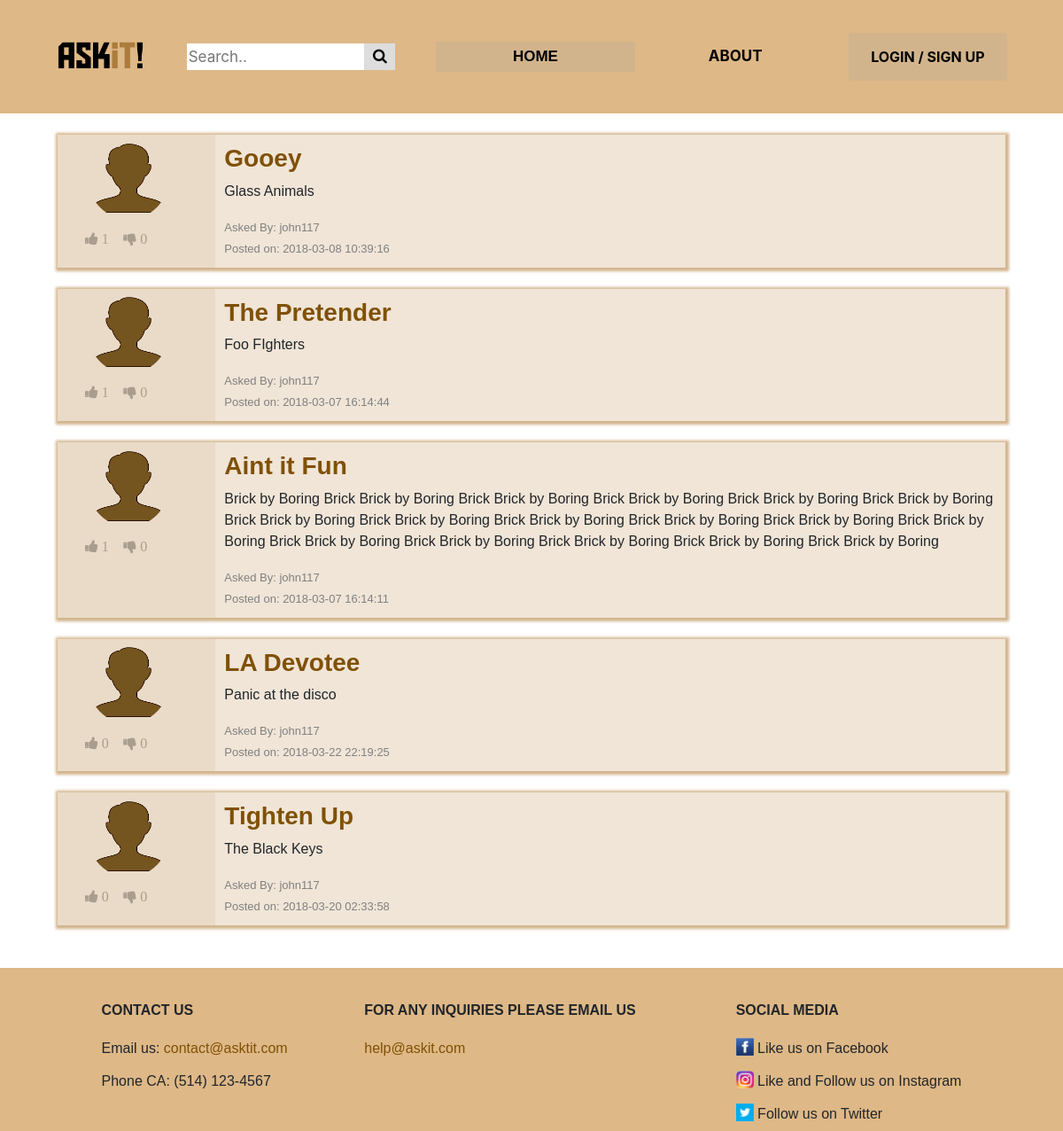
The app's page /home_page/homepage.php with its own data.
### tables this page shows
CREATE TABLE IF NOT EXISTS `questions` (
  `id` int(11) NOT NULL AUTO_INCREMENT,
  `account_id` int(11) DEFAULT NULL,
  `header` varchar(100) NOT NULL DEFAULT 'Ain''t it Fun',
  `content` varchar(500) NOT NULL DEFAULT 'Brick by Boring Brick',
  `date` timestamp NOT NULL DEFAULT CURRENT_TIMESTAMP,
  `upvotes` mediumint(8) UNSIGNED NOT NULL DEFAULT '0',
  `downvotes` mediumint(8) UNSIGNED NOT NULL DEFAULT '0',
  `tags` varchar(100) NOT NULL DEFAULT 'noob',
  PRIMARY KEY (`id`),
  KEY `fk_questions_account_id` (`account_id`)
);

CREATE TABLE IF NOT EXISTS `accounts` (
  `id` int(11) NOT NULL AUTO_INCREMENT,
  `username` varchar(20) NOT NULL DEFAULT 'john117',
  `password` varchar(500) DEFAULT NULL,
  `name` varchar(25) NOT NULL DEFAULT 'default name',
  `last_name` varchar(25) NOT NULL DEFAULT 'default  last',
  `gender` set('Male','Female','Other') NOT NULL DEFAULT 'Male',
  `security_one` set('What is the first name of the person you first kissed?','What is the last name of the teacher who gave you your first failing grade?','What is your pets name?','What was the name of your elementary / primary school?','In what city or town does your nearest sibling live?','What was your childhood nickname?','What is the name of your favorite childhood friend?') DEFAULT 'What is the first name of the person you first kissed?',
  `security_two` set('In what city or town did your mother and father meet?','What is the middle name of your oldest child?','What is your favorite team?','What is your favorite movie?','What was your favorite sport in high school?','What was your favorite food as a child?','Who is your childhood sports hero?','What was the name of the company where you had your first job?') NOT NULL DEFAULT 'In what city or town did your mother and father meet?',
  `answer_one` varchar(20) NOT NULL DEFAULT 'a1',
  `answer_two` varchar(20) NOT NULL DEFAULT 'a2',
  `bio` varchar(500) NOT NULL DEFAULT 'Training to be like goku',
  `profession` set('Gamer','Student','Potatoe','Teacher','Professor','Hipster','Trainer','Sloth') NOT NULL DEFAULT 'Potatoe',
  `pin` varchar(4) DEFAULT NULL,
  `profile_picture_path` varchar(500) NOT NULL DEFAULT '../img/avatar2.png',
  PRIMARY KEY (`id`),
  UNIQUE KEY `username` (`username`)
);

### private/controllers/Vote.php (called while the page is built, shortened)
<?php
class Vote{
	public static function getClass($vote){
		return null;
	}
}

### public_html/home_page/homepage.php (the view, shortened to what this page needs)
<?php
  require "../../private/controllers/Vote.php";
  if($_SERVER["REQUEST_METHOD"] == "POST"){
    $log->lwrite("POST METHOD. for homepage.php");
  }
  else if($_SERVER["REQUEST_METHOD"] == "GET"){
    include('header.php');
    include_once('..\..\private\controllers\FavouriteController.php');
    echo "<link rel='stylesheet' type='text/css' href='../css/homepage.css'>";
      	$votes=[];
        $servername = $config['servername'];
        $username = $config['username'];
        $password = $config['password'];
        $dbname = $config['dbname'];
        $con = mysqli_connect($servername, $username, $password, $dbname) or die("Connection Failed");
   		$result = mysqli_query($con,"SELECT questions.*, accounts.username,accounts.profile_picture_path FROM questions AS questions INNER JOIN accounts ON accounts.id=questions.account_id ORDER BY upvotes DESC, downvotes, date DESC");
      echo "<main>";
      echo "<br><div class='container'>";
 		 while($info = mysqli_fetch_array($result,MYSQLI_ASSOC)) {
 		 	$vote=getVote($votes,$info['id']);
	        if($info['id']==$vote['ref_id']){
	          $vote_class=Vote::getClass($vote);
	        }else{
	          $vote_class=Vote::getClass(false);
	        }
	        echo "
	          <div class='form-group row questionBlock'>
              <div class='col-md-2 '>";
                $file_path=$info['profile_picture_path'];
            echo "<div class='col-md-10'><img class='circle_img' src=".$file_path."></div>";
            echo"
	            <div class='details vote_btns ".$vote_class." '>
  	            <form action= '.\Like.php?ref=questions&ref_id=".$info['id']."&vote=1&page=homepage.php' method='POST'>
  	              <button type='submit' class='vote_btn vote_like' ";
  	              if(!isset($_SESSION['userid'])){
  	              	echo "disabled";
  	              }
  	            echo "><i class='fa fa-thumbs-up'> ". $info['upvotes'] . "</i></button>
  	            </form>
  	            <form action='.\Like.php?ref=questions&ref_id=".$info['id']."&vote=-1&page=homepage.php' method='POST'>
  	              <button type='submit' class='vote_btn vote_dislike' ";
  	              if(!isset($_SESSION['userid'])){
  	              	echo "disabled";
  	              }
  	            echo "><i class='fa fa-thumbs-down'> ". $info['downvotes'] . "</i></button>
  	              </form>";
  	            echo "</div></div>
  	            <div class='col-md-10 question'>
  	              <div>
  	              <a href='questionThreadPage.php?questionid=".$info['id']."'>
  	                <h3><strong>" . $info['header'] . "</strong></h3></a>
  	              </div>
  	              <p>" . $info['content'] . "
  	              </p>
  	              <span class = questionByDetail>Asked By: " .$info['username']. "<br>
  	              Posted on: " . $info['date'] . "</span>
	            </div>
	          </div><br>";
      		}
      echo '</div></main>';
  }
  function getVote($votes,$info_id){
      return false;
    }
  include("footer.php");
?>

### public_html/css/header.css (style rules this page uses)
.container { position: relative; max-width: 1100px; font-family: helvetica, sans-serif; }
.container img { float: left; }
html, body { height: 100%; }

### public_html/css/homepage.css (style rules this page uses)
.questionBlock { background-color: #eadbc8; display: flex; flex-direction: row; justify-content: space-between; max-width: 1100px; margin: auto; -webkit-box-shadow: 1px 1px 3px 3px #D2B48C; box-shadow: 1px 1px 3px 3px #D2B48C; }
.details { height: auto; order: 1; align-self: center; padding: 10px; }
.question { order: 2; width: 90%; background-color: #F0E5D7; padding:10px; }
.vote_btns { float:left; padding-top: 3.2%; padding-bottom: 3%; }
.vote_btns form { display: inline-block; }
.vote_btn { border: none; cursor:pointer; background: transparent; }
.questionByDetail { color: #808080; font-size: 13px; }
.circle_img { width:100px; height:100px; border-radius: 50%; padding: 5%; }

### public_html/css/footer.css (style rules this page uses)
body { margin:0; padding:0; height:100%; }
.container { min-height:100%; font-family: helvetica, sans-serif; }
html, body { height: 100%; }
main { min-height: 57%; }
a { color: #805104; }

### records on screen
questions: account.profile_picture_path (picture), upvotes "1", downvotes "0", header "Gooey", content "Glass Animals", account.username "john117", date "2018-03-08 10:39:16"
questions: account.profile_picture_path (picture), upvotes "1", downvotes "0", header "The Pretender", content "Foo FIghters", account.username "john117", date "2018-03-07 16:14:44"
questions: account.profile_picture_path (picture), upvotes "1", downvotes "0", header "Aint it Fun", content "Brick by Boring Brick Brick by Boring Brick Brick by Boring Brick Brick by Boring Brick Brick by Boring Brick Brick by Boring Brick Brick by Boring Brick Brick by Boring Brick Brick by Boring Brick Brick by Boring Brick Brick by Boring Brick Brick by Boring Brick Brick by Boring Brick Brick by Boring Brick Brick by Boring Brick Brick by Boring Brick Brick by Boring", account.username "john117", date "2018-03-07 16:14:11"
questions: account.profile_picture_path (picture), upvotes "0", downvotes "0", header "LA Devotee", content "Panic at the disco", account.username "john117", date "2018-03-22 22:19:25"
questions: account.profile_picture_path (picture), upvotes "0", downvotes "0", header "Tighten Up", content "The Black Keys", account.username "john117", date "2018-03-20 02:33:58"
